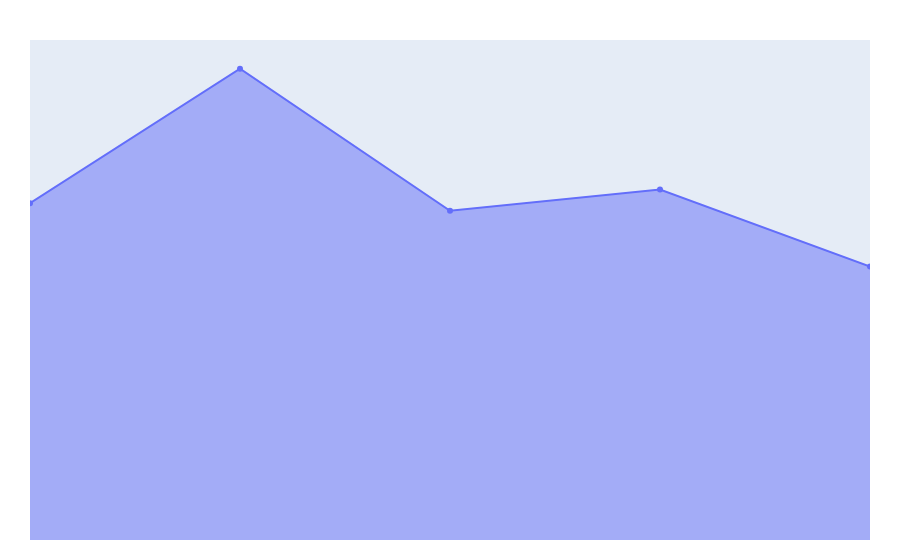

Notebook source saved alongside this figure:
### Code cell
x = ['Jun', 'Jul', 'Aug', 'Sept', 'Oct']

fig = px.area(
    x = x, 
    y = impression_count_db['impressions'], 
    markers = True,
)
fig.update_layout(
    hovermode = 'closest',
    piecolorway = ['#0f52d9'],
    margin = dict(
        t = 40, 
        b = 20, 
        l = 30, 
        r = 30
    ),
)
fig.update_xaxes(
    showgrid = False, 
    zeroline = False,
    visible = False
)
fig.update_yaxes(
    showgrid = False, 
    zeroline = False,
    visible = False
)
fig.show()

### Figure 1 — Plotly figure (JSON) as saved in the notebook; plotly's stock layout.template omitted (floating-point values rounded to 4 significant figures)
{"data": [{"hovertemplate": "x=%{x}<br>y=%{y}<extra></extra>", "legendgroup": "", "line": {"color": "#636efa"}, "marker": {"symbol": "circle"}, "mode": "lines+markers", "name": "", "orientation": "v", "showlegend": false, "stackgroup": "1", "type": "scatter", "x": ["Jun", "Jul", "Aug", "Sept", "Oct"], "xaxis": "x", "y": [223, 312, 218, 232, 181], "yaxis": "y"}], "layout": {"hovermode": "closest", "legend": {"tracegroupgap": 0}, "margin": {"b": 20, "l": 30, "r": 30, "t": 40}, "piecolorway": ["#0f52d9"], "xaxis": {"anchor": "y", "domain": [0, 1], "showgrid": false, "title": {"text": "x"}, "visible": false, "zeroline": false}, "yaxis": {"anchor": "x", "domain": [0, 1], "showgrid": false, "title": {"text": "y"}, "visible": false, "zeroline": false}}}
